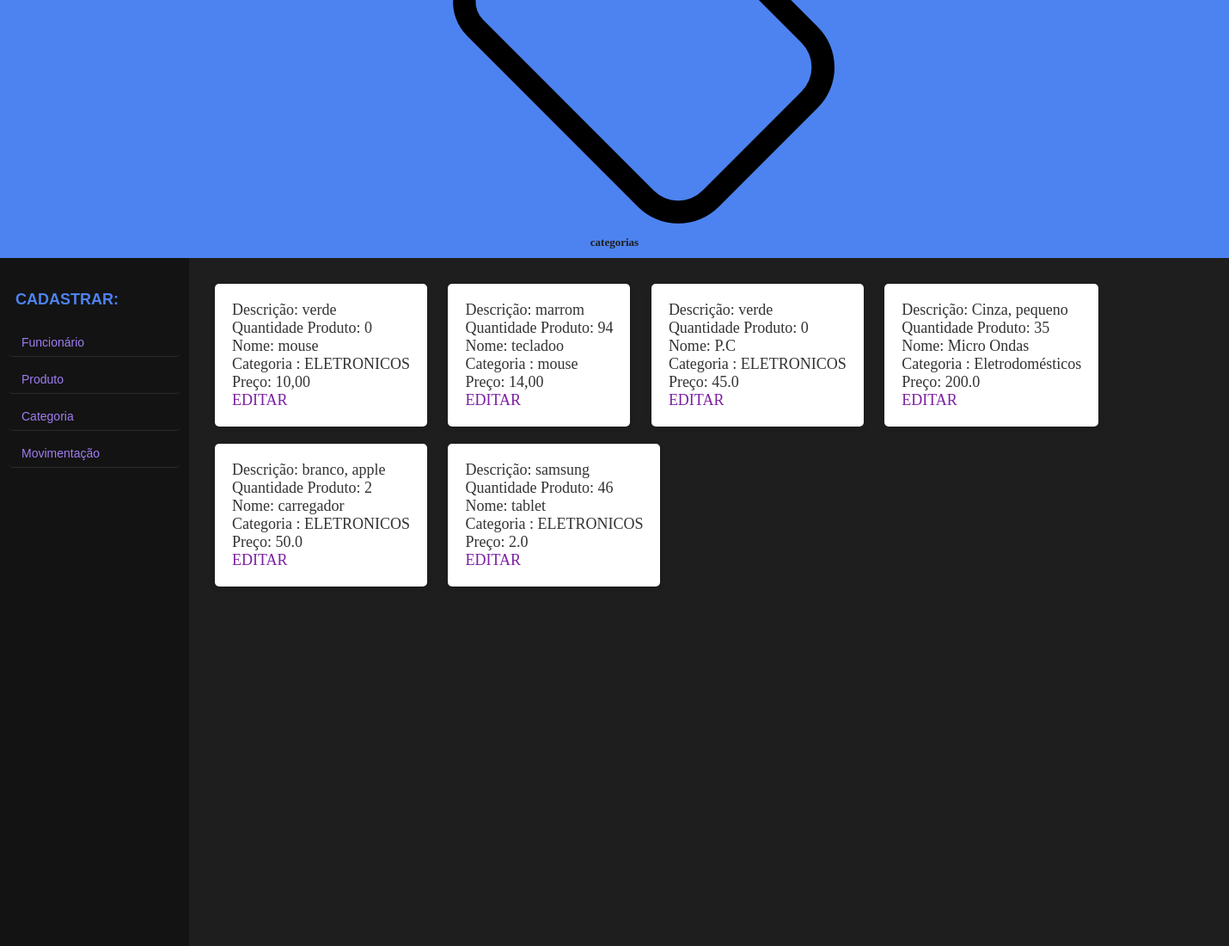
The page /produto (lower part) on the database as committed earlier.
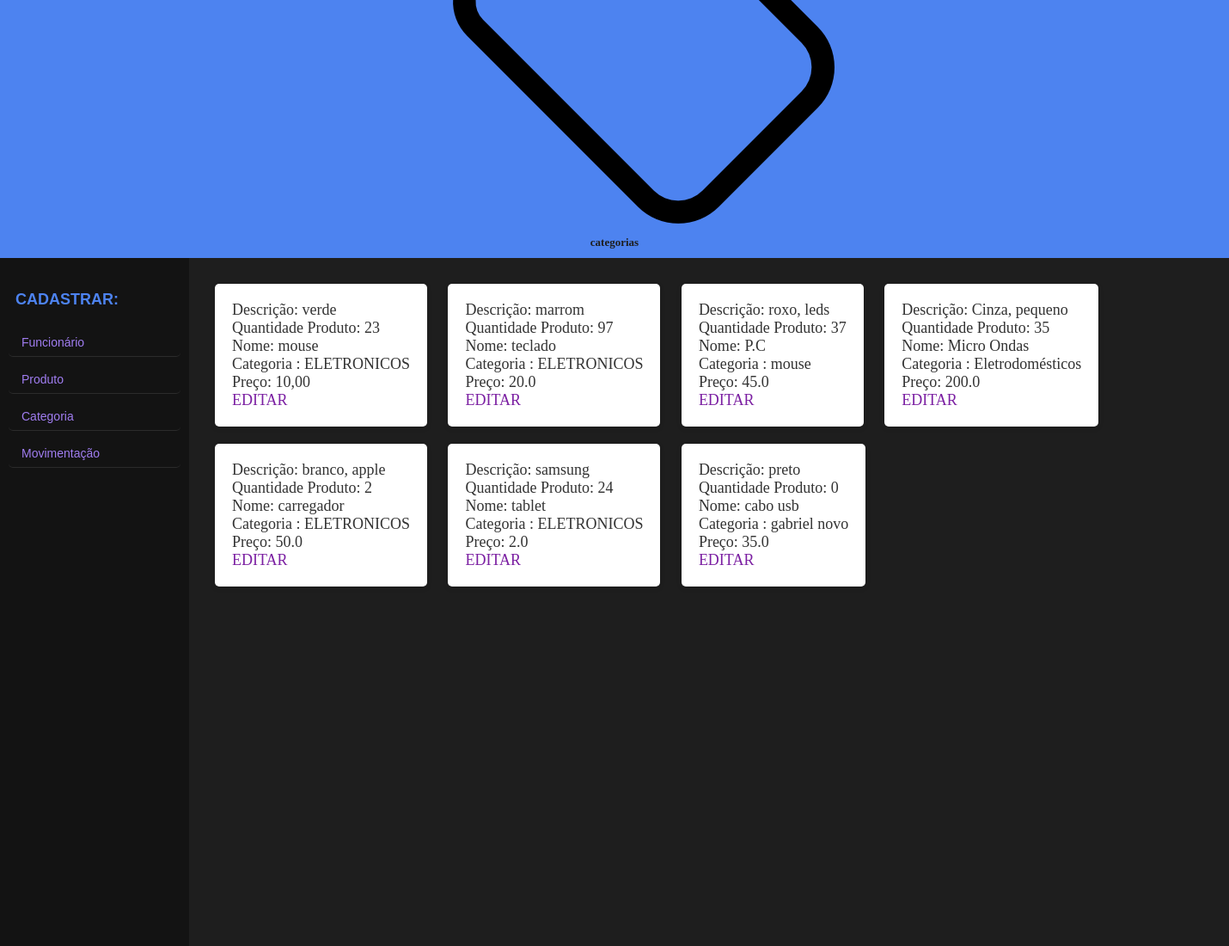
The same page on the database as committed later.
### models.py (models this page shows, shortened)
class Produto(Base):
    __tablename__ = 'produto'
    id = Column(Integer, primary_key=True)
    nome = Column(String(40), nullable=False, index=True)
    descricao = Column(String(80), nullable=False, index=True, )
    quantidade_produto = Column(Integer, nullable=False, )
    preco = Column(Float, nullable=False, index=True)
    categoria_id = Column(String, ForeignKey('categoria.id'))

class Categoria(Base):
    __tablename__ = 'categoria'
    id = Column(Integer, primary_key=True)
    name_categoria = Column(String(20), nullable=False)

### app.py (the view)
@app.route('/produto', methods=['GET'])
def produto():
    sql_produto = select(Produto, Categoria).join(Categoria, Categoria.id == Produto.categoria_id)
    resultado_produto = db_session.execute(sql_produto).fetchall()  # quando Ã© join fetchall invez de de scalars
    return render_template('produto.html',
                           lista_produto=resultado_produto)

### templates/produto.html
{% extends 'template.html' %}
{% block conteudo %}
{% for produto, categoria in lista_produto %}
<div class="conteudo_produto">
    <p> Descrição: {{produto.descricao}} </p>
    <p> Quantidade Produto: {{produto.quantidade_produto}}</p>
    <p> Nome: {{produto.nome}}</p>
    <p> Categoria : {{categoria.name_categoria}}</p>
    <p> Preço: {{produto.preco}}</p>
    <a href="{{url_for('editar_produto', id_produto=produto.id)}}"> EDITAR</a>
</div>
{% endfor %}
{% endblock conteudo %}

### templates/template.html (shortened to what this page needs)
<!doctype html>
<html lang="pt-BR">
<head>
    <link rel="stylesheet" href="/static/template.css">
</head>
<header>
    <div class="lista">
        <div class="lista1"><strong>STOCK SYSTEM</strong></div><br>
        <div class="produto">
            <a href="{{url_for('categoria')}}" class="imagem_template">
                <img class="caracteristicas" src="/static/categoria.png" alt="Ícone da casa">
            </a>
            <p>categorias</p>
        </div>
    </div>
</header>
<body>
<div class="container">
    <nav>
        <div class="topo_nav"><strong>CADASTRAR:</strong></div>
        <a href="{{url_for('criar_funcionario')}}"> Funcionário</a>
        <a href="{{url_for('criar_produto')}}"> Produto</a>
        <a href="{{url_for('criar_categoria')}}"> Categoria</a>
        <a href="{{url_for('criar_movimentacao')}}"> Movimentação</a>
    </nav>
    <main>
        {% block conteudo %}
        {% endblock %}
    </main>
</div>
</body>
</html>

### static/template.css (style rules this page uses)
* { margin: 0; padding: 0; box-sizing: border-box; transition: all 0.3s ease-in-out; }
html, body { height: 100%; font-family: "Baskerville Old Face", serif; background-color: #131313; color: #2c2c2c; }
body { display: flex; flex-direction: column; }
header { display: flex; flex-direction: column; justify-content: center; align-items: center; background-color: #4D83F0; padding: 10px; text-align: center; box-shadow: 0 4px 10px rgba(0, 0, 0, 0.1); }
header img { margin: 10px 20px 10px 20px; }
header p { font-size: 13px; font-family: Bahnschrift, serif; font-weight: bold; color: #1e1e1e; }
nav { background-color: #131313; width: 220px; height: 100vh; position: fixed; left: 0; padding-top: 20px; display: flex; flex-direction: column; }
.topo_nav { margin: 18px; font-weight: bold; font-size: 18px; color: #4D83F0; }
nav a { display: block; padding: 8px 15px; font-size: 14px; color: #a07df0; border-bottom: 1px solid rgba(255, 255, 255, 0.1); transition: background-color 0.3s; margin: 5px 10px; border-radius: 5px; }
main { flex: 1; padding: 20px; margin-left: 220px; background-color: #1e1e1e; color: white; height: 100vh; overflow-y: auto; }
a { color: #7b1fa2; text-decoration: none; transition: color 0.3s; }
.conteudo_produto { background: #ffffff; text-align: start; display: inline-block; width: auto; height: auto; font-size: 18px; padding: 20px; border-radius: 5px; margin: 10px; box-shadow: 0 2px 6px rgba(0, 0, 0, 0.1); transition: transform 0.3s, box-shadow 0.3s; color: #333; font-family: 'Georgia', serif; }
body { font-family: 'Arial', sans-serif; background-color: #1e1e2f; color: #ffffff; margin: 0; padding: 0; }

Rows that differ between the two databases and show on the page:
changed Produto "verde": quantidade_produto "0" → "23"
changed Produto "marrom": quantidade_produto "94" → "97"; nome "tecladoo" → "teclado"; name_categoria "mouse" → "ELETRONICOS"; preco "14,00" → "20.0"
changed Produto: descricao "verde" → "roxo, leds"; quantidade_produto "0" → "37"; name_categoria "ELETRONICOS" → "mouse"
changed Produto "samsung": quantidade_produto "46" → "24"
added Produto: descricao "preto", quantidade_produto "0", nome "cabo usb", name_categoria "gabriel novo", preco "35.0"
